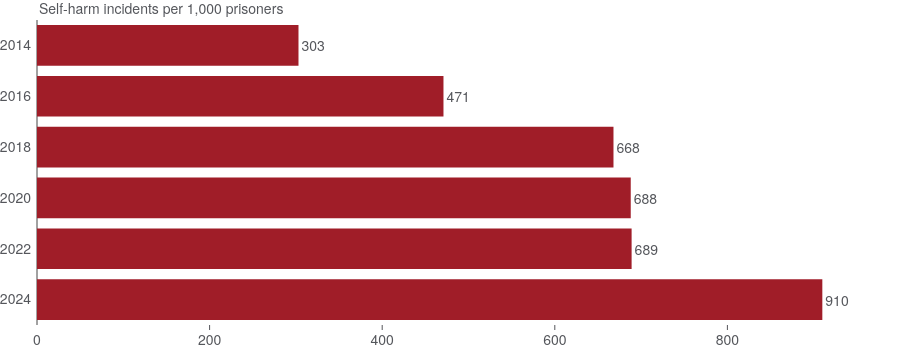

Notebook cell for this chart:
### Code cell
fig = plotly_self_harm.prepare_chart()
fig

### Figure 1 — Plotly figure (JSON) as saved in the notebook; plotly's stock layout.template omitted (floating-point values rounded to 4 significant figures)
{"data": [{"hovertemplate": "%{text:,.0f} incidents<extra></extra>", "orientation": "h", "text": [25840.0, 40160.0, 55620.0, 54960.0, 55430.0, 79030.0], "textposition": "outside", "texttemplate": "%{x:,.0f}", "type": "bar", "x": [303, 471, 668, 688, 689, 910], "y": [2014, 2016, 2018, 2020, 2022, 2024]}], "layout": {"annotations": [{"font": {"size": 14}, "showarrow": false, "text": "Self-harm incidents per 1,000 prisoners", "x": 0, "xanchor": "left", "xref": "paper", "y": 1, "yanchor": "bottom", "yref": "paper"}], "height": 350, "margin": {"r": 0}, "xaxis": {"dtick": 200, "range": [0, 1000], "tickformat": ",.0f", "ticks": "inside"}, "yaxis": {"automargin": true, "autorange": "reversed", "type": "category"}}}
